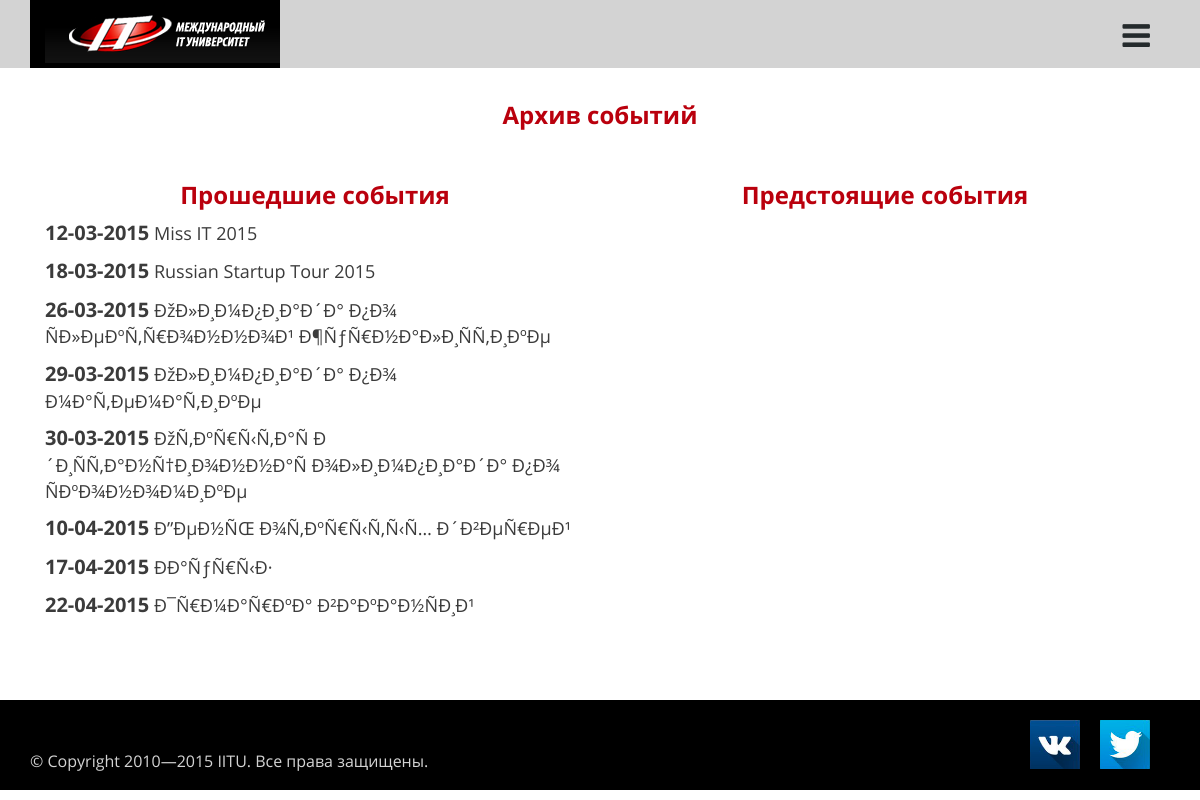
Screenshot of /allEvents.php with the database file from the repository.
### tables this page shows
CREATE TABLE IF NOT EXISTS `events` (
`id` int(11) NOT NULL,
  `theme` text NOT NULL,
  `time` timestamp NOT NULL DEFAULT CURRENT_TIMESTAMP ON UPDATE CURRENT_TIMESTAMP,
  `del` int(11) NOT NULL
);

### allEvents.php (the view, shortened to what this page needs)
<!DOCTYPE html>
<html lang="en">
  <head>
    <link href="css/bootstrap.min.css" rel="stylesheet">
    <link rel="stylesheet" href="css/styles.css">
    <link rel="stylesheet" href="css/queries.css">
    <link href="css/font-awesome.min.css" rel="stylesheet">
    <link href="css/bootstrap.min.css" rel="stylesheet">
    <link rel="stylesheet" type="text/css" href="css/default.css" />
    <link rel="stylesheet" type="text/css" href="css/component.css" />
  </head>
  <body>
    <header class="clearfix"> <div class="container">
        <div class="logo col-md-3"><h2 class="logo-text"><a href="index.html"><img src="img/logo_ru.png"></a></h2></div>
        <div class="pullcontainer">
        <a href="#" id="pull"><i class="fa fa-bars fa-2x"></i></a>
        </div>
        </div>
    </header>
    <div class="lightblock">
    <div class="container">
        <div class="archiveText">Архив событий</div>
        <div class="col-md-6 events">
          <h3>Прошедшие события</h3>
          <?php
         $qqq = "SELECT * FROM events WHERE del = 0 ORDER BY time";
         $query = mysql_query($qqq);
        while ($row = mysql_fetch_array($query)){
         $timestamp = strtotime($row['time']);
         $date = date('d-m-Y', $timestamp);
         $now = date('d-m-Y');
         if(strtotime($now) > strtotime($date)){
         ?>
          <p><span><?php echo $date; ?></span> <?php echo $row['theme']; ?></p>
          <?php
          }
          } ?>
        </div>
        <div class="col-md-6 events">
          <h3>Предстоящие события</h3>
        </div>
    </div>
    </div>
    <footer>
      <div class="container">
        <div class="row">
          <div class="col-md-8">
            <p style="margin-top: 50px;">© Copyright 2010—2015 IITU. Все права защищены.</p>
            </div>
         <div class="col-md-4">
            <div class="social">
              <div class="socialIcon"><a href="https://twitter.com/iitukz"><img src="img/tw.png" width="50px;"></a></div>
              <div class="socialIcon"><a href="https://vk.com/iitu_kz"><img src="img/vk.png" width="50px;"></a></div>
            </div>
          </div>
      </div>
    </footer>
  </body>
</html>

### css/styles.css (style rules this page uses)
article, aside, details, figcaption, figure, footer, header, hgroup, nav, section, summary { display: block; }
html { font-size: 100%; -webkit-text-size-adjust: 100%; -ms-text-size-adjust: 100%; }
html, html a { -webkit-font-smoothing: antialiased !important; -moz-font-smoothing: antialiased !important; -o-font-smoothing: antialiased !important; text-shadow: 1px 1px 1px rgba(0,0,0,0.004); transition: 0.5s ease; -moz-transition: 0.5s ease; -webkit-transition: 0.5s ease; -o-transition: 0.5s ease; }
html, button, input, select, textarea { font-family: "sansregular"; }
body { margin: 0; font-family: "sansregular"; }
h2 { font-size: 1.5em; margin: 0.83em 0; font-weight: 800; }
h3 { font-size: 1.17em; margin: 1em 0; }
p, pre { margin: 1em 0; }
img { border: 0; -ms-interpolation-mode: bicubic; }
.clearfix:before, .clearfix:after { content: " "; display: table; }
.clearfix:after { clear: both; }
.clearfix { *zoom: 1; }
.pullcontainer a#pull { display: none; }
header { background-color: #D3D3D3; }
h2.logo-text { font-size: 24px; margin-top: 5px; }
.logo { float: left; text-align: right; height: 68px; background-color: #000; position: relative; color: #fff; width: 250px !important; }
footer { background-color: #000; color: #d3d3d3; }
.lightblock { width: 100%; background-color: #fff; }

### css/queries.css (style rules this page uses)
@media only screen and (max-width : 1200px) { .pullcontainer { width: 100%; text-align: right; padding: 20px 20px 0 0; } }
@media only screen and (max-width : 1200px) { .pullcontainer a#pull { display: block; width: 100%; color: #242a2c; } }

### css/default.css (style rules this page uses)
body, html { font-size: 100%; padding: 0; margin: 0; }
*, *:after, *:before { -webkit-box-sizing: border-box; -moz-box-sizing: border-box; box-sizing: border-box; }
.clearfix:before, .clearfix:after { content: " "; display: table; }
.clearfix:after { clear: both; }
body { font-family: "sansregular"; color: #ba000d; }
a { color: #aaa; text-decoration: none; }
.social { margin-top: 20px; height: 70px; }
.socialIcon { margin-right: 20px; float: right; }
.archiveText { font-size: 24px; font-family: "sansbold"; color: #ba000d; text-align: center; margin: 30px; }
.events { text-align: left; margin-bottom: 70px; }
.events h3 { text-align: center; font-family: "sansbold"; }
.events p { color: #3b3b3b; font-family: "sansregular"; font-size: 18px; }
.events p span { color: #3b3b3b; font-family: "sansbold"; font-size: 20px; }

### rows the page displays
events: time "12-03-2015", theme "Miss IT 2015"
events: time "18-03-2015", theme "Russian Startup Tour 2015"
events: time "26-03-2015", theme "ÐžÐ»Ð¸Ð¼Ð¿Ð¸Ð°Ð´Ð° Ð¿Ð¾ ÑÐ»ÐµÐºÑ‚Ñ€Ð¾Ð½Ð½Ð¾Ð¹ Ð¶ÑƒÑ€Ð½Ð°Ð»Ð¸ÑÑ‚Ð¸ÐºÐµ"
events: time "29-03-2015", theme "ÐžÐ»Ð¸Ð¼Ð¿Ð¸Ð°Ð´Ð° Ð¿Ð¾ Ð¼Ð°Ñ‚ÐµÐ¼Ð°Ñ‚Ð¸ÐºÐµ"
events: time "30-03-2015", theme "ÐžÑ‚ÐºÑ€Ñ‹Ñ‚Ð°Ñ Ð´Ð¸ÑÑ‚Ð°Ð½Ñ†Ð¸Ð¾Ð½Ð½Ð°Ñ Ð¾Ð»Ð¸Ð¼Ð¿Ð¸Ð°Ð´Ð° Ð¿Ð¾ ÑÐºÐ¾Ð½Ð¾Ð¼Ð¸ÐºÐµ"
events: time "10-04-2015", theme "Ð”ÐµÐ½ÑŒ Ð¾Ñ‚ÐºÑ€Ñ‹Ñ‚Ñ‹Ñ… Ð´Ð²ÐµÑ€ÐµÐ¹"
events: time "17-04-2015", theme "ÐÐ°ÑƒÑ€Ñ‹Ð·"
events: time "22-04-2015", theme "Ð¯Ñ€Ð¼Ð°Ñ€ÐºÐ° Ð²Ð°ÐºÐ°Ð½ÑÐ¸Ð¹"
